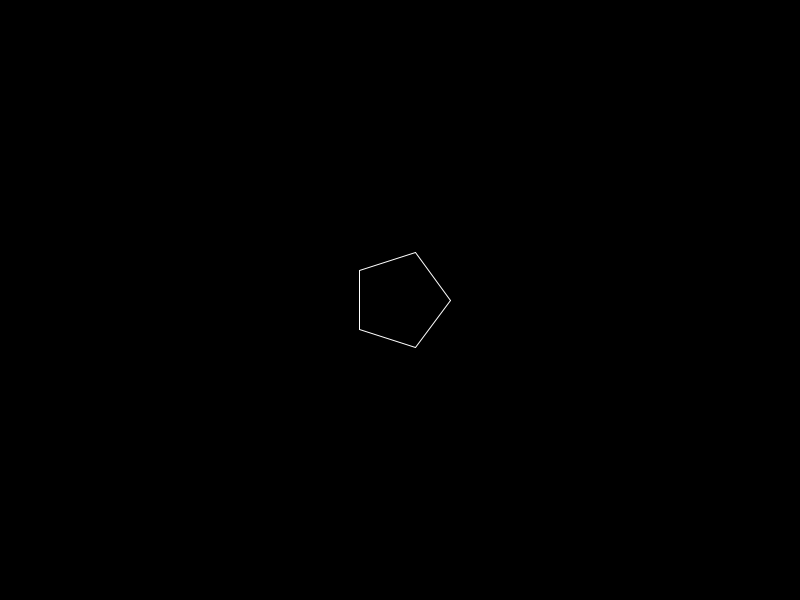
Frame 1 (no input)
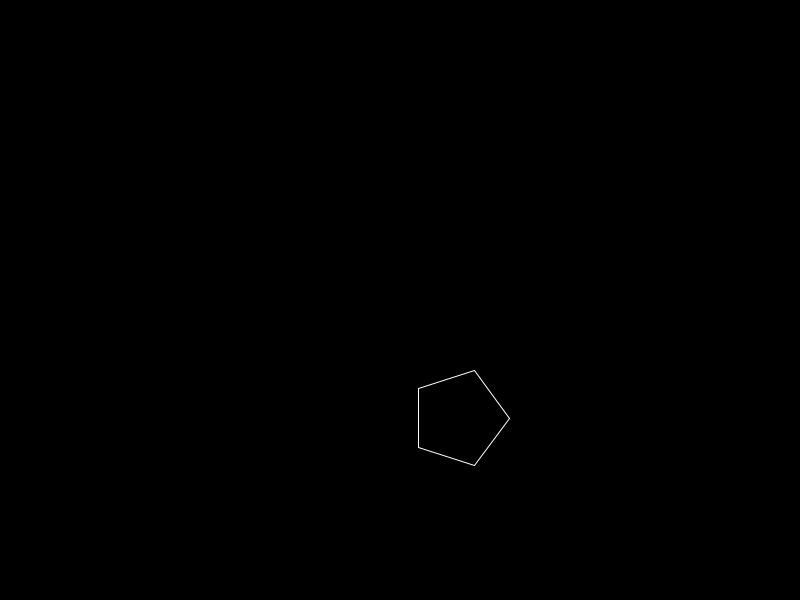
Frame 60 (the mouse pressed at the canvas centre just before this capture)
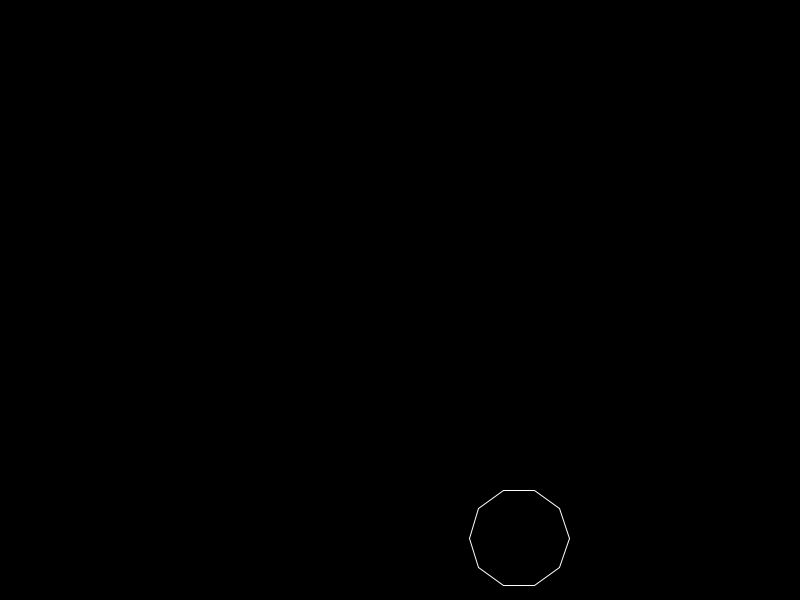
Frame 120 (the mouse held since frame 60 and released just before this capture)

The Processing sketch that drew these frames (run headless with seeded random() and noise(); from frame 60 on, the mouse is pressed at the canvas centre):

// Processing sketch: bouncingPolygons
// ── bouncingPolygons.pde
float bx,by,dx,dy;
int balldiam = 100;
int nsides = 5;

void setup() {
  size(800,600);  
  bx = width/2;
  by = height/2;
  dx = 1;
  dy = 2; 
  stroke(255);
}

void draw(){
  background(0);  
  polygon(bx,by,balldiam,nsides);
  bx = bx+dx;
  if ((bx>=width)||(bx<=0)) 
      {dx = -dx;}
  by = by + dy;
  if ((by>=height)||(by<=0)) 
      {dy = -dy;}
}

void polygon(float x, float y, float w, int n)
{
  float angle = TWO_PI / n;
  float rad = w/2;
  for (int i=0;i<n;i++)
    {
      float pangle1 = angle * i;
      float pangle2 = angle * (i+1);
      float xp1 = x + rad * cos(pangle1);
      float yp1 = y + rad * sin(pangle1);
      float xp2 = x + rad* cos(pangle2);
      float yp2 = y + rad * sin(pangle2);
      line(xp1,yp1,xp2,yp2);    
    }  
}

void mousePressed() {
  nsides = 3+int(random(12));
}
